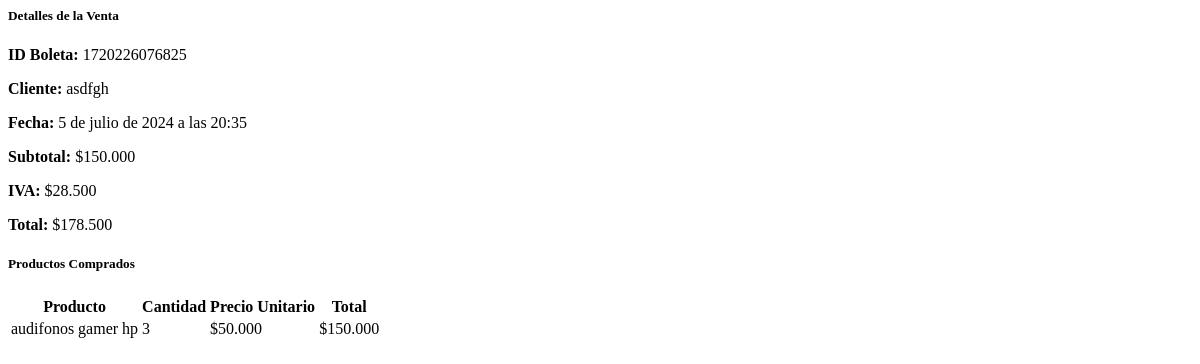
The app's page /detalle_venta_ajax/44/, older data.
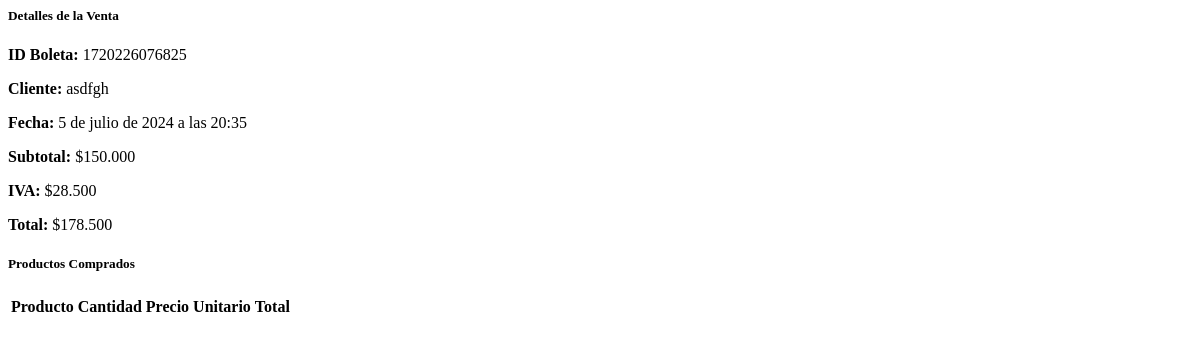
The same page, newer data.
### menu/models.py (models this page shows, shortened)
class DetalleVenta(models.Model):
    venta = models.ForeignKey(Venta, on_delete=models.CASCADE)
    producto = models.ForeignKey(Producto, on_delete=models.CASCADE)
    cantidad = models.IntegerField()
    precio_unitario = models.DecimalField(max_digits=10, decimal_places=2)
    total = models.DecimalField(max_digits=10, decimal_places=2)

class Producto(models.Model):
    id_producto = models.AutoField(primary_key=True, editable=False)
    nombre_producto = models.CharField(max_length=100, verbose_name='Nombre del Producto')
    proveedor = models.ForeignKey(Proveedor, on_delete=models.CASCADE, verbose_name='Proveedor')
    stock_actual = models.IntegerField(verbose_name='Stock Actual', null=True, blank=True)
    stock_minimo = models.IntegerField(verbose_name='Stock Mínimo', null=True, blank=True)
    precio_costo = models.IntegerField(verbose_name='Precio de Costo')
    precio_venta = models.IntegerField(verbose_name='Precio de Venta', default=0)
    foto_producto = models.ImageField(upload_to='static/img/', verbose_name='Foto del Producto', null=True, blank=True)
    mostrar_en_home = models.BooleanField(default=False, verbose_name='Mostrar en Home')

### menu/views.py (the view)
# urls.py: path('detalle_venta_ajax/<int:venta_id>/', views.detalle_venta_ajax, name='detalle_venta_ajax'),
def detalle_venta_ajax(request, venta_id):
    venta = get_object_or_404(Venta, id=venta_id)
    detalles = DetalleVenta.objects.filter(venta=venta)
    html = render_to_string('detalle_venta_ajax.html', {'venta': venta, 'detalles': detalles})
    return HttpResponse(html)

### menu/templatetags/custom_filters.py (called while the page is built)
@register.filter(name='format_price')
def format_price(value):
    return f"${value:,.0f}".replace(",", ".")

### menu/templates/detalle_venta_ajax.html
 {% load custom_filters %}
<div class="container-fluid">
    <h5>Detalles de la Venta</h5>
    <p><strong>ID Boleta:</strong> {{ venta.id_boleta }}</p>
    <p><strong>Cliente:</strong> {{ venta.usuario.nombre_usuario }}</p>
    <p><strong>Fecha:</strong> {{ venta.fecha }}</p>
    <p><strong>Subtotal:</strong> {{ venta.subtotal|format_price }}</p>
    <p><strong>IVA:</strong> {{ venta.iva|format_price }}</p>
    <p><strong>Total:</strong> {{ venta.total|format_price }}</p>
    <h5>Productos Comprados</h5>
    <table class="table table-striped">
        <thead>
            <tr>
                <th>Producto</th>
                <th>Cantidad</th>
                <th>Precio Unitario</th>
                <th>Total</th>
            </tr>
        </thead>
        <tbody>
            {% for detalle in detalles %}
            <tr>
                <td>{{ detalle.producto.nombre_producto }}</td>
                <td>{{ detalle.cantidad }}</td>
                <td>{{ detalle.precio_unitario|format_price }}</td>
                <td>{{ detalle.total|format_price }}</td>
            </tr>
            {% endfor %}
        </tbody>
    </table>
</div>

Row changes from the older to the newer data that the page shows:
removed DetalleVenta: producto.nombre_producto "audifonos gamer hp", cantidad "3", precio_unitario "$50.000", total "$150.000"
